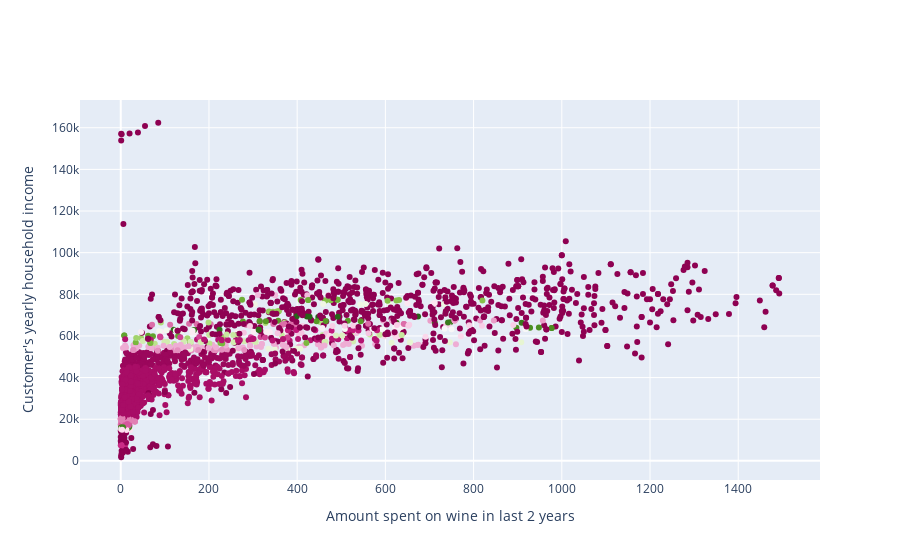

The cell this chart's notebook holds for it:
### Markdown cell above
## 4 Провести кластеризацию данных с помощью алгоритма DBSCAN

### Code cell
import pandas as pd
from sklearn.cluster import DBSCAN
import plotly.graph_objs as go


model3 = DBSCAN(eps=240, min_samples=5).fit(data)
data["Cluster"] = model3.labels_
fig = go.Figure(data=[go.Scatter(x=data["MntWines"],
                                 y=data["Income"],
                                 mode="markers",
                                 marker_color=data["Cluster"]
                                 )])
fig.update_layout(xaxis_title="Amount spent on wine in last 2 years",
                  yaxis_title="Customer's yearly household income")
fig.show()

### Figure 1 — Plotly figure (JSON) as saved in the notebook; plotly's stock layout.template omitted (floating-point values rounded to 4 significant figures; data arrays with more than 128 entries replaced by an {"elided": "..."} marker saying what was removed)
{"data": [{"marker": {"color": {"elided": "2215 int values"}}, "mode": "markers", "type": "scatter", "x": {"elided": "2215 int values"}, "y": {"elided": "2215 int values"}}], "layout": {"xaxis": {"title": {"text": "Amount spent on wine in last 2 years"}}, "yaxis": {"title": {"text": "Customer's yearly household income"}}}}
